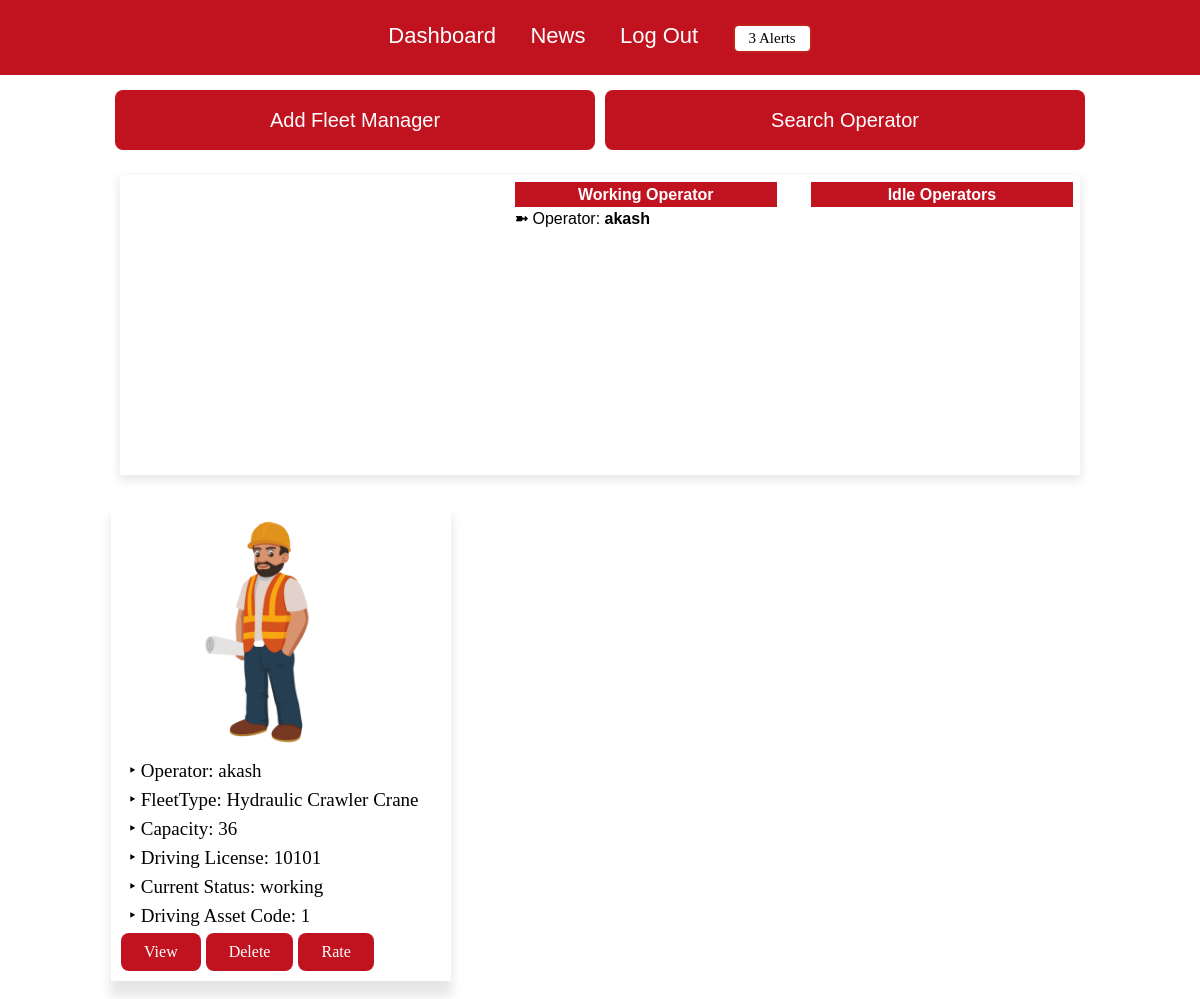
/view_operator.php (signed in), run on the app's committed database.
### tables this page shows
CREATE TABLE `myoperators` (
  `id` int(30) NOT NULL,
  `operator_fname` varchar(30) NOT NULL,
  `designation` varchar(30) NOT NULL,
  `company_name` varchar(30) NOT NULL,
  `startdate_crnt_company` varchar(30) NOT NULL,
  `fleet_category` varchar(50) NOT NULL,
  `fleet_Type` varchar(50) NOT NULL,
  `cap_metric_ton` varchar(30) NOT NULL,
  `salary` varchar(50) NOT NULL,
  `pf_deduction` varchar(30) NOT NULL,
  `esic` varchar(30) NOT NULL,
  `travel_allowance` varchar(30) NOT NULL,
  `accomodation_allowance` varchar(30) NOT NULL,
  `food_allowance` varchar(30) NOT NULL,
  `bonus` varchar(30) NOT NULL,
  `driving_license` varchar(30) NOT NULL,
  `issued_date` varchar(30) NOT NULL,
  `dl_expiry` varchar(30) NOT NULL,
  `upload_dl` varchar(200) NOT NULL,
  `aadhar_card` varchar(30) NOT NULL,
  `upload_aadharcard` varchar(200) NOT NULL,
  `pancard` varchar(30) NOT NULL,
  `upload_pancard` varchar(200) NOT NULL,
  `mobile_number` varchar(30) NOT NULL,
  `address` varchar(30) NOT NULL,
  `pincode` varchar(30) NOT NULL,
  `reference1` varchar(30) NOT NULL,
  `relation_refernce1` varchar(30) NOT NULL,
  `reference1_mobile` varchar(30) NOT NULL,
  `reference2` varchar(30) NOT NULL,
  `relation_refernce2` varchar(30) NOT NULL,
  `reference2_mobile` varchar(30) NOT NULL,
  `previous_company` varchar(30) NOT NULL,
  `startdate_previous_company` varchar(30) NOT NULL,
  `enddate_previous_company` varchar(30) NOT NULL,
  `current_status` varchar(30) NOT NULL,
  `driving_asset_code` varchar(30) NOT NULL
);

### view_operator.php (the view, shortened to what this page needs)
<?php
include_once 'partials/_dbconnect.php';
$companyname001 = $_SESSION['companyname'];
?>
<?php
$sql_notification_count_expiry="SELECT COUNT(sno) AS total_notification FROM `dl_expiry` where company_name='$companyname001'";
$result_count=mysqli_query($conn,$sql_notification_count_expiry);
$row_count_noti= mysqli_fetch_assoc($result_count);
$count_of_notification=$row_count_noti['total_notification']
?>
<!DOCTYPE html>
<html lang="en">
<head>
    <link rel="stylesheet" href="https://cdnjs.cloudflare.com/ajax/libs/font-awesome/6.5.2/css/all.min.css" />
    <link rel="stylesheet" href="style.css">
</head>
<body>
<div class="navbar1">
        <div class="iconcontainer">
        <ul>
        <li><a href="rental_dashboard.php">Dashboard</a></li>
            <li><a href="view_news.php">News</a></li>
            <li><a href="logout.php">Log Out</a></li>
            <li <?php if($count_of_notification == 0) echo 'style="display: none;"' ?>><div class="alerts" onclick="dl_expirynotification()" ><?php echo $count_of_notification ?> Alerts</div></li>
        </ul>
        </div>
    </div>
<div class="view_op_btn"><button class="add_fleet_manager_btn" onclick="view_op_screen()">Add Fleet Manager</button><button id="search_op" class="add_fleet_manager_btn">Search Operator</button></div>
<div class="chart_outer_cont">
    <div class="chartdatacontainer">
<div class="container12345" >
<div id="container" class="center-block"></div>
</div>
<?php
    $sql_idle = "SELECT * FROM `myoperators` WHERE company_name='$companyname001' AND current_status='working'";
    $result02 = mysqli_query($conn, $sql_idle);
    ?>
    <table class="idleoperator_table">
        <tr>
            <th> Working Operator</th>
        </tr>
        <?php
        while ($row = mysqli_fetch_assoc($result02)) {
            echo '<tr style="margin-top: 5px;">';
            echo '<td style="font-weight: bold;">';
            echo '➼ <b>Operator:</b> ' . $row['operator_fname'] . ' ';
            echo '</td>';
            echo '</tr>';
        }
        ?>
    </table>
    <table class="idleoperator_table">
        <tr>
            <th> Idle Operators</th>
        </tr>
    </table>
</div>
    </div>
        <table class="members_table">
            <tr>
        <?php
        $result = mysqli_query($conn, "SELECT * FROM myoperators WHERE company_name='$companyname001'");
        while ($row = mysqli_fetch_assoc($result)) {
            echo '<td>';
            echo '<div class="viewfleet_outer">';
            echo '<div class="fleetcard_operator">';
            echo '<img src="operatorbg.png">';
            echo '</div>';
            echo '<div class="content">';
            echo '<p>‣ Operator: ' . $row['operator_fname'] . '</p>';
            echo '<p>‣ FleetType: ' . $row['fleet_Type'] . '</p>';
            echo '<p>‣ Capacity: ' . $row['cap_metric_ton'] . '</p>';
            echo '<p>‣ Driving License: ' . $row['driving_license'] . '</p>';
            echo '<p>‣ Current Status: ' . $row['current_status'] . '</p>';
            echo '<p>‣ Driving Asset Code: ' . $row['driving_asset_code'] . '</p>';
            echo'</div>';
            echo'<div class="btn01">';
            echo '<div class="viewbtn">';
            echo "
            <a class='btn_operator' href='view_operator_additionalinfo.php?id=" . $row['id'] .  "'>View </a>
            </div>";
            echo '<div class="delbtn">';
            echo "
            <a class='btn_operator' href='deleteoperator.php?id=" . $row['id'] .  "'>Delete </a>
            </div>";
            echo "<a class='btn_operator' id='ratingbutton' onclick='ratingoperator(".$row['driving_license'].")'>Rate</a></div>";
            echo '</div>';
            echo'<br>';
            echo '<br>';
            ?>
<?php
        }
        ?>
    </tr>
</table>
</body>
</html>

### data on the page
myoperators: operator_fname "akash", fleet_Type "Hydraulic Crawler Crane", cap_metric_ton "36", driving_license "10101", current_status "working", driving_asset_code "1"

### other printed values
$count_of_notification "3"
